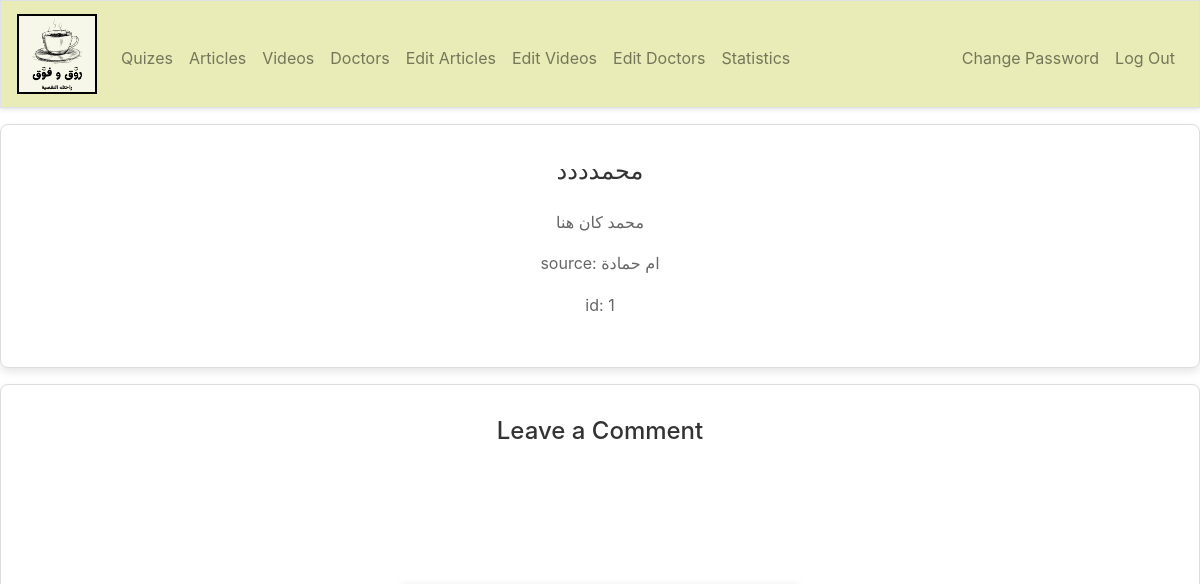
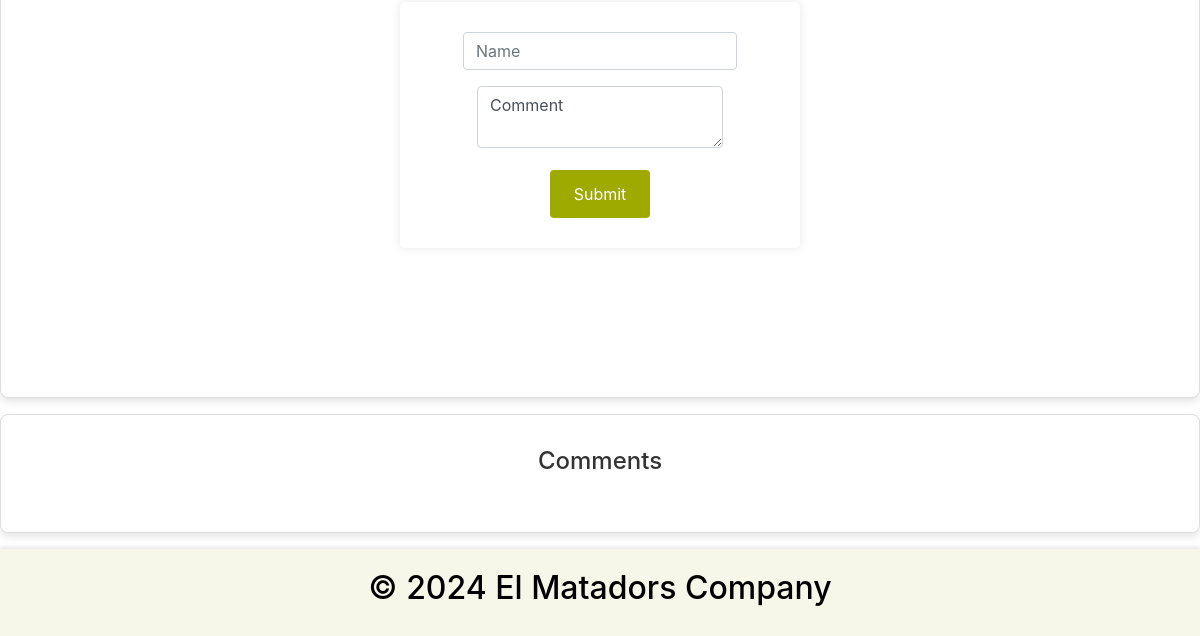
The page /articles (signed in) on the database as committed earlier (2 pictures, top to bottom).
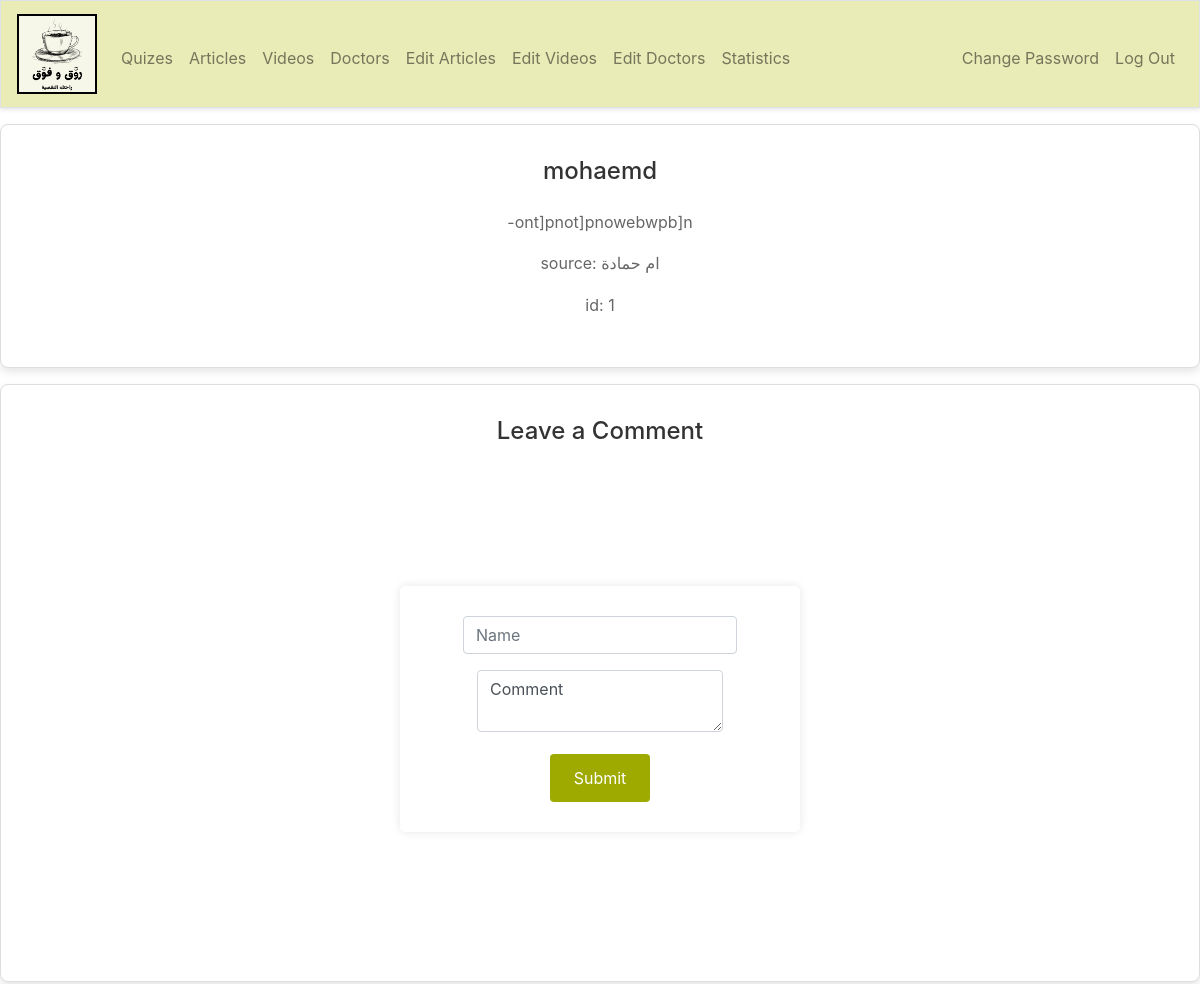
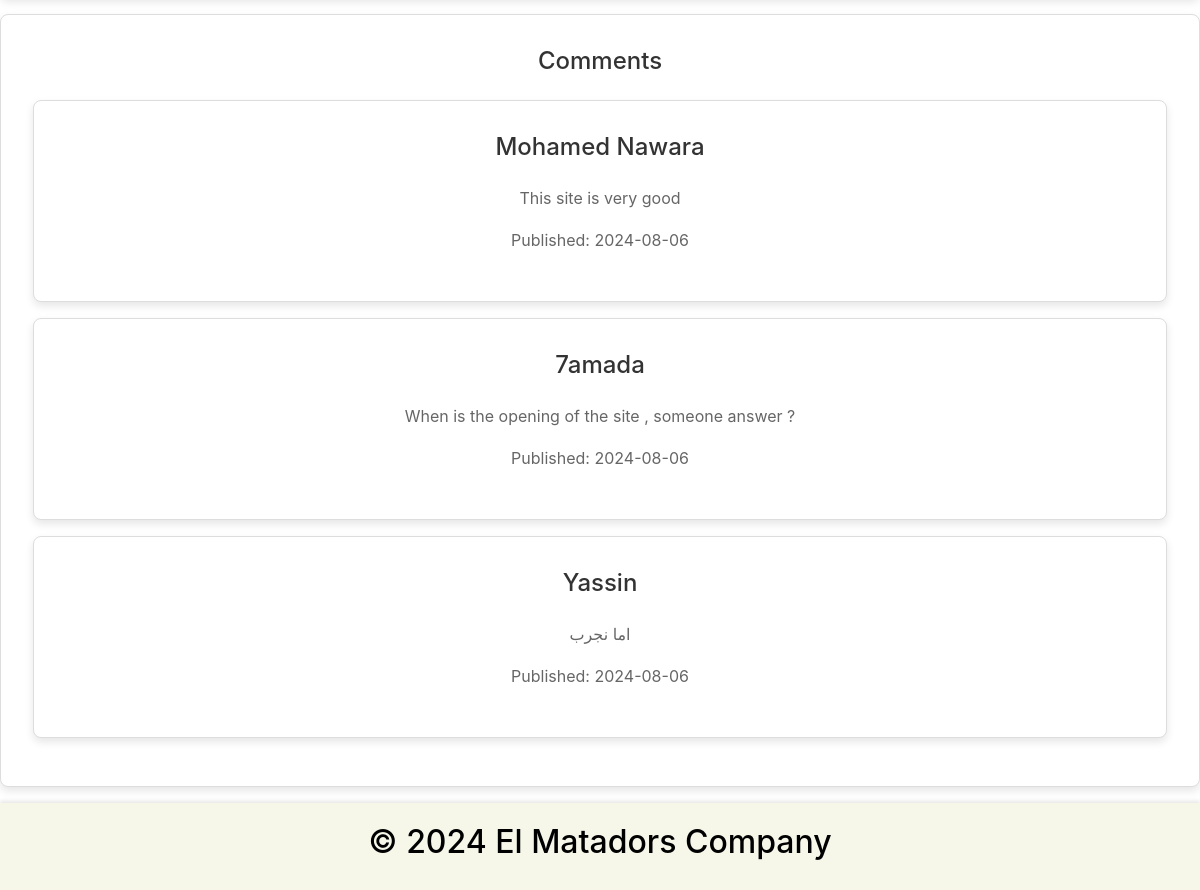
The same page on the database as committed later (2 pictures, top to bottom).
### tables this page shows
CREATE TABLE articles (id INTEGER, title TEXT NOT NULL, article TEXT NOT NULL, source TEXT NOT NULL, PRIMARY KEY(id));

CREATE TABLE comments (username TEXT NOT NULL, date DATE NOT NULL, comment TEXT NOT NULL);

### app.py (the view)
@app.route("/articles")
@login_required
def articles():
    all_articles = db.execute("SELECT * FROM articles")
    all_comments = db.execute("SELECT * FROM comments")
    return render_template("articles.html", all_articles=all_articles, all_comments=all_comments)

### app.py (called while the page is built)
@app.after_request
def after_request(response):
    response.headers["Cache-Control"] = "no-cache, no-store, must-revalidate"
    response.headers["Expires"] = 0
    response.headers["Pragma"] = "no-cache"
    return response

### helpers.py (called while the page is built)
def login_required(f):
    @wraps(f)
    def decorated_function(*args, **kwargs):
        if session.get("user_id") is None:
            return redirect("/login")
        return f(*args, **kwargs)
    return decorated_function

### templates/articles.html (shortened to what this page needs)
{% extends "layout.html" %}
{% block main %}
    {% for i in all_articles %}
    <section>
        <h2>{{ i["title"] }}</h2>
        <p>
            {{ i["article"] }}
        </p>
        <p>
            source: {{ i["source"] }}
        </p>
        {% if session.user_id == 1 %}
            <p>
                id: {{ i["id"] }}
            </p>
        {% endif %}
    </section>
    {% endfor %}
    <section id="comment-form">
        <h2>Leave a Comment</h2>
        <div style="display: flex; justify-content: center; align-items: center; min-height: 60vh; margin: 0;">
            <form action="/comment" method="post">
                <div class="form-group">
                    <input autocomplete="off" autofocus class="form-control" name="name" placeholder="Name" type="text">
                </div>
                <div class="form-group">
                    <textarea class="form-control" name="comment" type="text" row="4" required>Comment</textarea>
                </div>
                <button class="btn btn-primary" type="submit">Submit</button>
            </form>
        </div>
    </section>
    <section id="comments">
        <h2>Comments</h2>
        <div id="comments-list">
            {% for i in all_comments %}
            <section>
                <h2>{{ i["username"] }}</h2>
                <p>
                    {{ i["comment"] }}
                </p>
                <p>
                    Published: {{ i["date"] }}
                </p>
            </section>
            {% endfor %}
        </div>
    </section>
{% endblock %}

### templates/layout.html (shortened to what this page needs)
<!DOCTYPE html>
<html lang="en">
<head>
    <link href="/static/styles.css" rel="stylesheet">
    <link rel="stylesheet" href="https://cdn.jsdelivr.net/npm/bootstrap@4.5.3/dist/css/bootstrap.min.css">
</head>
<body>
        <header>
            <nav class="navbar navbar-expand-md navbar-light border" style="background-color: #e9ecb6;">
                <a class="navbar-brand" href="/"> <img src="/static/logo.png" style="border: 2px solid #000000;" alt="Logo" class="logo"> </a>
                <div class="collapse navbar-collapse" id="navbar">
                    {% if session.user_id %}
                        <ul class="navbar-nav mr-auto mt-2">
                            <li class="nav-item"><a class="nav-link" href="/quizes">Quizes</a></li>
                            <li class="nav-item"><a class="nav-link" href="/articles">Articles</a></li>
                            <li class="nav-item"><a class="nav-link" href="/videos">Videos</a></li>
                            <li class="nav-item"><a class="nav-link" href="/doctors">Doctors</a></li>
                            {% if session.user_id == 1 %}
                            <li class="nav-item"><a class="nav-link" href="/editarticles">Edit Articles</a></li>
                            <li class="nav-item"><a class="nav-link" href="/editvideos">Edit Videos</a></li>
                            <li class="nav-item"><a class="nav-link" href="/editdoctors">Edit Doctors</a></li>
                            <li class="nav-item"><a class="nav-link" href="/statistics">Statistics</a></li>
                            {% endif %}
                        </ul>
                        <ul class="navbar-nav ml-auto mt-2">
                            <li class="nav-item"><a class="nav-link" href="/password">Change Password</a></li>
                            <li class="nav-item"><a class="nav-link" href="/logout">Log Out</a></li>
                        </ul>
                    {% else %}
                        <ul class="navbar-nav ml-auto mt-2">
                            <li class="nav-item"><a class="nav-link" href="/register">Register</a></li>
                            <li class="nav-item"><a class="nav-link" href="/login">Log In</a></li>
                        </ul>
                    {% endif %}
                </div>
            </nav>
        </header>
        <main>
            {% block main %} {% endblock %}
        </main>
        <footer>
            <h2>&copy; 2024 El Matadors Company</h2>
        </footer>
</body>
</html>

### static/styles.css (style rules this page uses)
nav .navbar-brand { font-size: xx-large; }
button[type="submit"] { background-color: #9faa00; color: white; padding: 0.75em 1.5em; border: none; border-radius: 4px; cursor: pointer; font-size: 1em; }
.navbar { position: fixed; top: 0; width: 100%; background-color: #e9ecb6; z-index: 1000; box-shadow: 0 2px 4px rgba(0, 0, 0, 0.1); }
.navbar-brand img { max-height: 80px; }
main .form-control { display: inline-block; width: auto; }
main { overflow-x: auto; text-align: center; }
footer { background-color: #f6f7e9; color: rgb(0, 0, 0); padding: 20px 0; text-align: center; box-shadow: 0 -2px 4px rgba(0, 0, 0, 0.1); position: relative; bottom: 0; width: 100%; }
section { margin: 1em 0; padding: 2em; background-color: #ffffff; border: 1px solid #ddd; border-radius: 8px; box-shadow: 0 4px 8px rgba(0, 0, 0, 0.1); }
section h2 { font-size: 1.5em; margin-bottom: 1em; color: #333; }
section p { line-height: 1.6; color: #666; }
form { background-color: white; padding: 30px; border-radius: 5px; box-shadow: 0 0 10px rgba(0, 0, 0, 0.1); width: 400px; }
.form-group { margin-bottom: 20px; }

Rows that differ between the two databases and show on the page:
changed articles "ام حمادة": title "محمدددد" → "mohaemd"; article "محمد كان هنا" → "-ont]pnot]pnowebwpb]n"
added comments: username "Mohamed Nawara", comment "This site is very good", date "2024-08-06"
added comments: username "7amada", comment "When is the opening of the site , someone answer ?", date "2024-08-06"
added comments: username "Yassin", comment "اما نجرب", date "2024-08-06"
